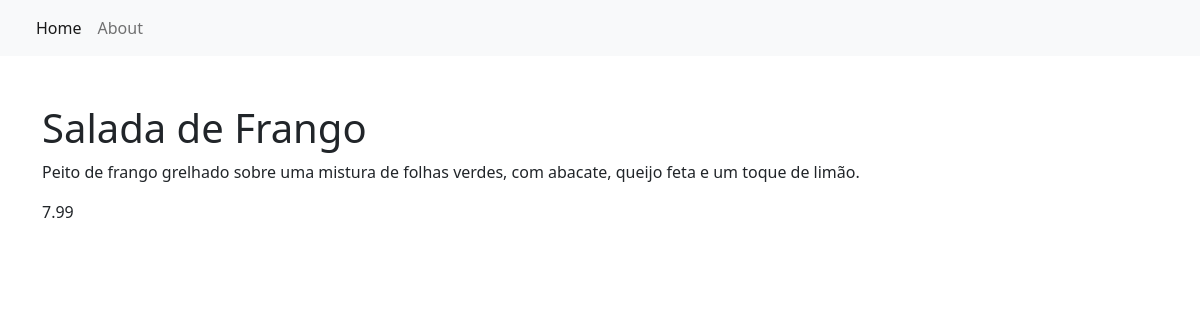
The page /item/6/ on the database its author committed.
### restaurant_menu/models.py (models this page shows, shortened)
class Item(models.Model):
    meal = models.CharField(max_length=500, unique=True)  # Com isto, não vou ter valores duplicados
    description = models.CharField(max_length=1000)
    price = models.DecimalField(decimal_places=2, max_digits=8)
    category = models.CharField(choices=MEAL_TYPE, max_length=200)
    author = models.ForeignKey(User, on_delete=models.PROTECT)
    status = models.IntegerField(choices=STATUS, default=1)
    date_created = models.DateTimeField(auto_now_add=True)
    date_updated = models.DateTimeField(auto_now=True)

### restaurant_menu/views.py (the view)
# urls.py: path('item/<int:pk>/', views.MenuItemDetail.as_view(), name='menu_item'),
class MenuItemDetail(generic.DetailView):
    model = Item
    template_name = 'menu_item_detail.html'

### restaurant_menu/templates/menu_item_detail.html
{% extends 'base.html' %}
{% block content %}
    <div class="container">
        <h1 class="pt-5">{{ item.meal }}</h1>
        <p>{{ item.description }}</p>
        <p>{{ item.price }}</p>
    </div>
{% endblock content %}

### rows shown on the page
Item: meal "Salada de Frango", description "Peito de frango grelhado sobre uma mistura de folhas verdes, com abacate, queijo feta e um toque de limão.", price "7.99"
